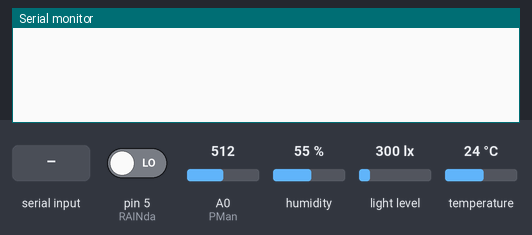
The sketch below on a simulated Arduino Uno, built with avr-gcc and run on an emulated ATmega328P. On the bench: the last lines printed to the serial monitor. Inputs (shaded band) come from the test bench; at power-on: pin 5 (RAINda) LOW, A0 (PMan) = 512, humidity 55 %, light level 300 lx, temperature 24 °C.

Above: at 1.2 s.
1.3 s: "T\n" received over Serial
At 1.9 s:
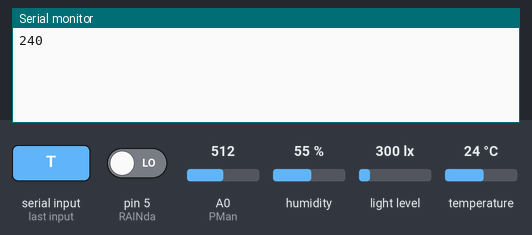
2.8 s: byte 72 ('H') received over Serial
At 4.0 s:
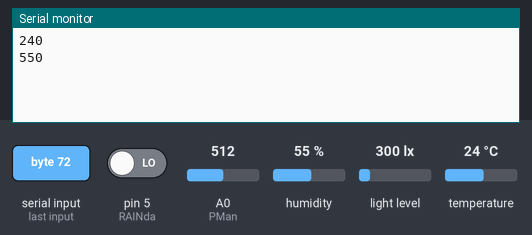
4.3 s: byte 76 ('L') received over Serial
At 5.2 s:
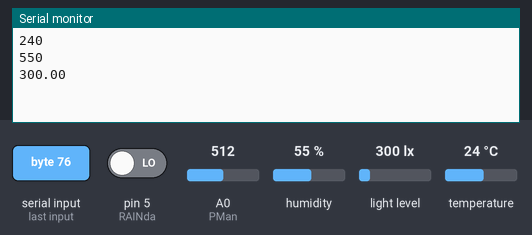
5.8 s: "R\n" received over Serial
At 6.3 s:
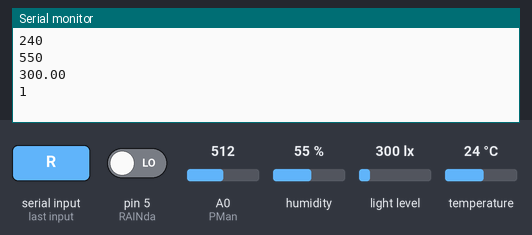
Timing chart, 0 to 8.3 s (numbered marks = the images above; inputs shaded):
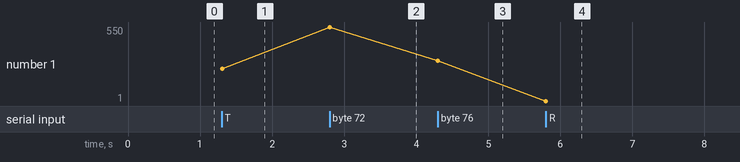

The sketch:

nano_sensor_via_usb.ino
```cpp
#include <DHT.h>
#include <BH1750.h>
#include <Wire.h>

#define DHT_PIN 10
#define DHTTYPE DHT22
#define RAINan 7
#define RAINda 5
#define PMan 0
#define PMLGT 12
#define UV 5

BH1750 lightMeter;
DHT dht(DHT_PIN, DHTTYPE);
int measurePin = 0;                                 //Connect dust sensor to Arduino A0 pin
int ledPower = PMLGT;                               //Connect 3 led driver pins of dust sensor to Arduino D30
float calcVoltage = 0;
float dustDensity = 0;
float UVlight = 0;
unsigned int adc_value = 0;
String getWord;
int airdusts;
int adcs;
long timer;


void setup() {
  Serial.begin(9600);
  timer = millis();
  lightMeter.begin();
  pinMode(RAINda, INPUT);
}

void loop() {
  if (millis() - timer >= 3000) {

    airdusts = airdust();
    if (airdusts > 1023 && airdusts < 0)
      airdusts = 1023;
    timer = millis();
  }
  if (Serial.available() > 0)
  {
    char Serial_Buffer = Serial.read();
    if (Serial_Buffer != '\r' && Serial_Buffer != '\n') {
      switch (Serial_Buffer) {
        case 'T':
          Serial.println((long)(dht.readTemperature()*10));
          break;
        case 'H':
          Serial.println((long)(dht.readHumidity()*10));
          break;
        case 'L':
          Serial.println(lightMeter.readLightLevel());
          break;
        case 'R':
          Serial.println(rainDa());
          break;
        case 'A':
          Serial.println(airdusts);
          break;
        case 'U':
          Serial.println(adcAverage());
          break;
      }
    }
  }

}

int airdust() {
  digitalWrite(PMLGT, LOW);
  delayMicroseconds(280);
  float voMeasure = analogRead(PMan);
  delayMicroseconds(40);
  digitalWrite(PMLGT, HIGH);
  return voMeasure;
}

unsigned int adcAverage()
{
  unsigned char samples = 64;
  unsigned long avg = 0;
  while (samples > 0)
  {
    avg = (avg + analogRead(UV));
    delayMicroseconds(4);
    samples--;
  }
  avg >>= 6;
  return avg;
}
bool rainDa() {
  if (digitalRead(RAINda) == 0)
    return 1;
  else return 0;

}
```

Measured:
- after the input at 1.3 s, the serial monitor: prints a new line at once (image 1)
- after the input at 2.8 s, the serial monitor: prints a new line at once (image 2)
- after the input at 4.3 s, the serial monitor: prints a new line at once (image 3)
- after the input at 5.8 s, the serial monitor: prints a new line at once (image 4)
- plotted number 1: 240 → 550 after the input at 2.8 s, 550 → 300 after the input at 4.3 s, 300 → 1 after the input at 5.8 s
